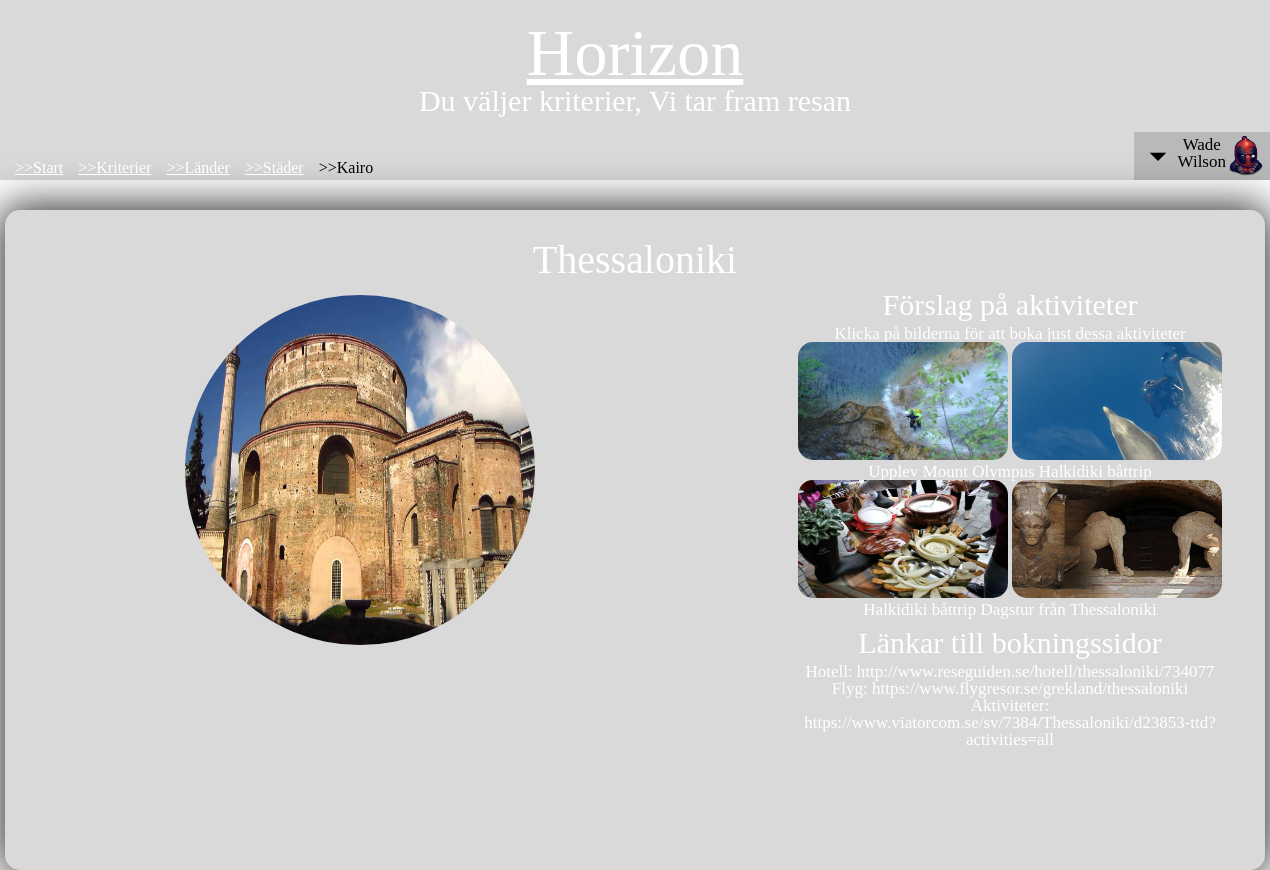
The app's page /show_city.php?stad=Thessaloniki with its own data.
### tables this page shows
CREATE TABLE `countries` (
  `id` int(4) NOT NULL,
  `stad` varchar(255) NOT NULL,
  `land` varchar(255) NOT NULL,
  `vandring` tinyint(1) NOT NULL,
  `kanot` tinyint(1) NOT NULL,
  `backpacking` tinyint(1) NOT NULL,
  `safari` tinyint(1) NOT NULL,
  `skidor` tinyint(1) NOT NULL,
  `surfing` tinyint(1) NOT NULL,
  `dykning` tinyint(1) NOT NULL,
  `bergsklattring` tinyint(1) NOT NULL,
  `spa` tinyint(1) NOT NULL,
  `naturupplevelser` tinyint(1) NOT NULL,
  `solsemester` tinyint(1) NOT NULL,
  `yoga` tinyint(1) NOT NULL,
  `meditation` tinyint(1) NOT NULL,
  `hotell` tinyint(1) NOT NULL,
  `motell` tinyint(1) NOT NULL,
  `vandrarhem` tinyint(1) NOT NULL,
  `camping` tinyint(1) NOT NULL,
  `bedAndBreakfast` tinyint(1) NOT NULL,
  `kostnadTransport` float NOT NULL,
  `kostnadBoende` float NOT NULL,
  `levnadsKostnad` float NOT NULL,
  `distans` int(5) NOT NULL,
  `solTemp` tinyint(1) NOT NULL,
  `svalTemp` tinyint(1) NOT NULL,
  `kalltTemp` tinyint(1) NOT NULL,
  `bergigt` tinyint(1) NOT NULL,
  `plant` tinyint(1) NOT NULL,
  `oken` tinyint(1) NOT NULL,
  `skog` tinyint(1) NOT NULL,
  `narhetTillVatten` tinyint(1) NOT NULL,
  `sightseeing` tinyint(1) NOT NULL,
  `storstad` tinyint(1) NOT NULL,
  `historia` tinyint(1) NOT NULL,
  `religion` tinyint(1) NOT NULL,
  `utbildningssyfte` tinyint(1) NOT NULL,
  `matresa` tinyint(1) NOT NULL,
  `kontinent` varchar(240) NOT NULL,
  `flygplan` tinyint(1) NOT NULL,
  `tag` tinyint(1) NOT NULL,
  `buss` tinyint(1) NOT NULL,
  `annat` tinyint(1) NOT NULL,
  `img1` varchar(250) NOT NULL,
  `img2` varchar(250) NOT NULL,
  `img3` varchar(250) NOT NULL,
  `img4` varchar(250) NOT NULL,
  `img5` varchar(250) NOT NULL,
  `countryInfo` longtext NOT NULL,
  `cityInfo` longtext NOT NULL,
  `background` varchar(250) NOT NULL,
  `imgLink1` longtext NOT NULL,
  `imgLink2` longtext NOT NULL,
  `imgLink3` longtext NOT NULL,
  `imgLink4` longtext NOT NULL,
  `imgText1` varchar(250) NOT NULL,
  `imgText2` varchar(250) NOT NULL,
  `imgText3` varchar(250) NOT NULL,
  `imgText4` varchar(250) NOT NULL,
  `hotellText` varchar(250) NOT NULL,
  `flygText` varchar(250) NOT NULL,
  `aktivitetText` varchar(250) NOT NULL
);

### show_city.php (the view, shortened to what this page needs)
<?php
$dbhost = "localhost";
$dbuser = "root";
$dbpass = "hejhej123";
$dbname = "newhorizons";
$conn = mysqli_connect($dbhost, $dbuser, $dbpass, $dbname);
$conn->set_charset("utf8");
$query = "";
?>
<!DOCTYPE html>
<html>
    <head>
	   <link type="text/css" rel="stylesheet" href="style.css">
    </head>
    <body id="kairo_body">
		<header>
			<h1><a href="index.html">Horizon</a></h1>
            <h2 class="under_rubrik_text">Du väljer kriterier, Vi tar fram resan</h2>
            <div class="container">
                <ol class="breadcrumb">
                    <li><a href="index.html">&gt;&gt;Start</a></li>
                    <li><a href="kriterier.html">&gt;&gt;Kriterier</a></li>
                    <li><a href="show_country.html">&gt;&gt;Länder</a></li>
                    <li><a href="show_travel">&gt;&gt;Städer</a></li>
                    <li>&gt;&gt;Kairo</li>
                </ol>
            </div>
            <div class="dropdown">
            <div class="dropbtn">
                <img src="img/arrow_dropdown.png" class="arrow_for_dropdown">
                <div class="dropdown_name">
                    <p>Wade</p>
                    <p>Wilson</p>
                </div>
                <img src="img/deadpool_avatar.png" class="avatar_img">
            </div>
        </div>
		</header>
		<section class="show_city">
			<?php
			if(isset($_GET['stad'])) {
				$query = "SELECT * FROM countries WHERE stad = '" . $_GET['stad'] . "'";
			}
			$result = mysqli_query($conn, $query);
			if($result) {
			while($row = mysqli_fetch_assoc($result)) {
				echo '<h2 id="city_name">' . $row['stad'] . '</h2>
					<div class="description_box">
						<img src="img/' . $row['img1'] . '" class="img_cities" alt="img">
						<p id="city_description">' . $row['cityInfo'] . '
						</p>
					</div>';
				echo '<div class="booking_box">
				<h2 class="form_headings">Förslag på aktiviteter</h2>
				<p class="white_text">
					Klicka på bilderna för att boka just dessa aktiviteter
				</p>
				<a href="' . $row['imgLink1'] . '"><img src="img/' . $row['img2'] . '" class="activity_img" class="activity_left"></a>
				<a href="' . $row['imgLink2'] .  '"><img src="img/' . $row['img3'] . '" class="activity_img" class="activity_right"></a>
				<p class="activity_text" class="activity_left">
					' . $row['imgText1'] . '
				</p>
				<p class="activity_text" class="activity_right">
					' . $row['imgText2'] . '
				</p>
				<a href="'. $row['imgLink3'] .  '"><img src="img/' . $row['img4'] . '" class="activity_img" class="activity_left"></a>
				<a href="' . $row['imgLink4'] .  '"><img src="img/' . $row['img5'] .  '" class="activity_img" class="activity_right"></a>
				<p class="activity_text" class="activity_left">
					' . $row['imgText3'] . '
				</p>
				<p class="activity_text" class="activity_right">
					' . $row['imgText4'] . '
				</p>
				<h2 class="form_headings">Länkar till bokningssidor</h2>
				<p class="white_text">
					Hotell: ' . $row['hotellText'] . '
				</p>
				<p class="white_text">
					Flyg: ' . $row['flygText'] . '
				</p>
				<p class="white_text">
					Aktiviteter: '  . $row['aktivitetText'] . '
				</p>
			</div>';
                break;
			}
			}
			?>
		</section>
	</body>
</html>

### style.css (style rules this page uses)
html, body, div, span, applet, object, iframe, h1, h2, h3, h4, h5, h6, p, blockquote, pre, a, abbr, acronym, address, big, cite, code, del, dfn, em, img, ins, kbd, q, s, samp, small, strike, strong, sub, sup, tt, var, b, u, i, center, dl, dt, dd, ol, ul, li, fieldset, form, label, legend, table, caption, tbody, tfoot, thead, tr, th, td, article, aside, canvas, details, embed, figure, figcaption, footer, header, hgroup, menu, nav, output, ruby, section, summary, time, mark, audio, video { margin: 0; padding: 0; border: 0; font-size: 100%; font: inherit; vertical-align: baseline; }
article, aside, details, figcaption, figure, footer, header, hgroup, menu, nav, section { display: block; }
body { line-height: 1; }
ol, ul { list-style: none; }
body { margin: auto; background-image: url(img/Oceanview.jpg); background-repeat: no-repeat; background-size: cover; }
header { text-align: center; height: 180px; width: 100%; background: rgba(0, 0, 0, 0.15); }
header a { color: white; }
h1 { text-align: center; margin: 0; padding-top: 20px; color: white; font-size: 66px; font-family: "Cinzel"; text-decoration: underline; }
h2 { color: white; font-size: 30px; font-family: "Cinzel"; }
p { color: black; font-size: 17px; }
section { text-align: center; }
.form_headings { margin-top: 10px; margin-bottom: 5px; }
#kairo_body { background-image: url(img/background.jpg); background-size: cover; }
.show_city { background: rgba(0,0,0,0.15); padding: 30px; border-radius: 15px; box-shadow: 0px 0px 40px 5px rgba(50,50,50,1); width: 1200px; margin-top: 30px; margin-left: auto; margin-right: auto; height: 600px; color: white; }
#city_name { font-size: 40px; }
.img_cities { width: 350px; height: 350px; border-radius: 50%; margin-bottom: 10px; margin-top: 15px; }
.description_box { width: 650px; float: left; color: white; }
.booking_box { width: 450px; float: right; height: 400px; border-radius: 15px; }
.activity_img { border-radius: 15px; height: 118px; width: 210px; }
.activity_text { display: inline; color: white; }
.white_text { color: white; }
.dropbtn { background: rgba(0, 0, 0, 0.15); color: white; height: 40px; width: auto; cursor: pointer; font-size: 20px; padding: 4px; }
.avatar_img { background-image: url(img/deadpool_avatar.png); background-size: cover; height: 40px; width: 40px; float: right; }
.dropdown_name { float: left; }
.dropdown { position: relative; display: inline-block; float: right; margin-top: 16px; height: 40px; }
.arrow_for_dropdown { width: 40px; height: 40px; float: left; }
.container { position: relative; display: inline-block; float: left; margin-top: 44px; }
.breadcrumb li { margin-left: 15px; float: left; }

### records on screen
countries: stad "Thessaloniki", img1 (picture), img2 (picture), img3 (picture), imgText2 "Halkidiki båttrip", img4 (picture), img5 (picture), imgText3 "Halkidiki båttrip", imgText4 "Dagstur från Thessaloniki", hotellText "http://www.reseguiden.se/hotell/thessaloniki/734077", flygText "https://www.flygresor.se/grekland/thessaloniki", aktivitetText "https://www.viatorcom.se/sv/7384/Thessaloniki/d23853-ttd?activities=all"
